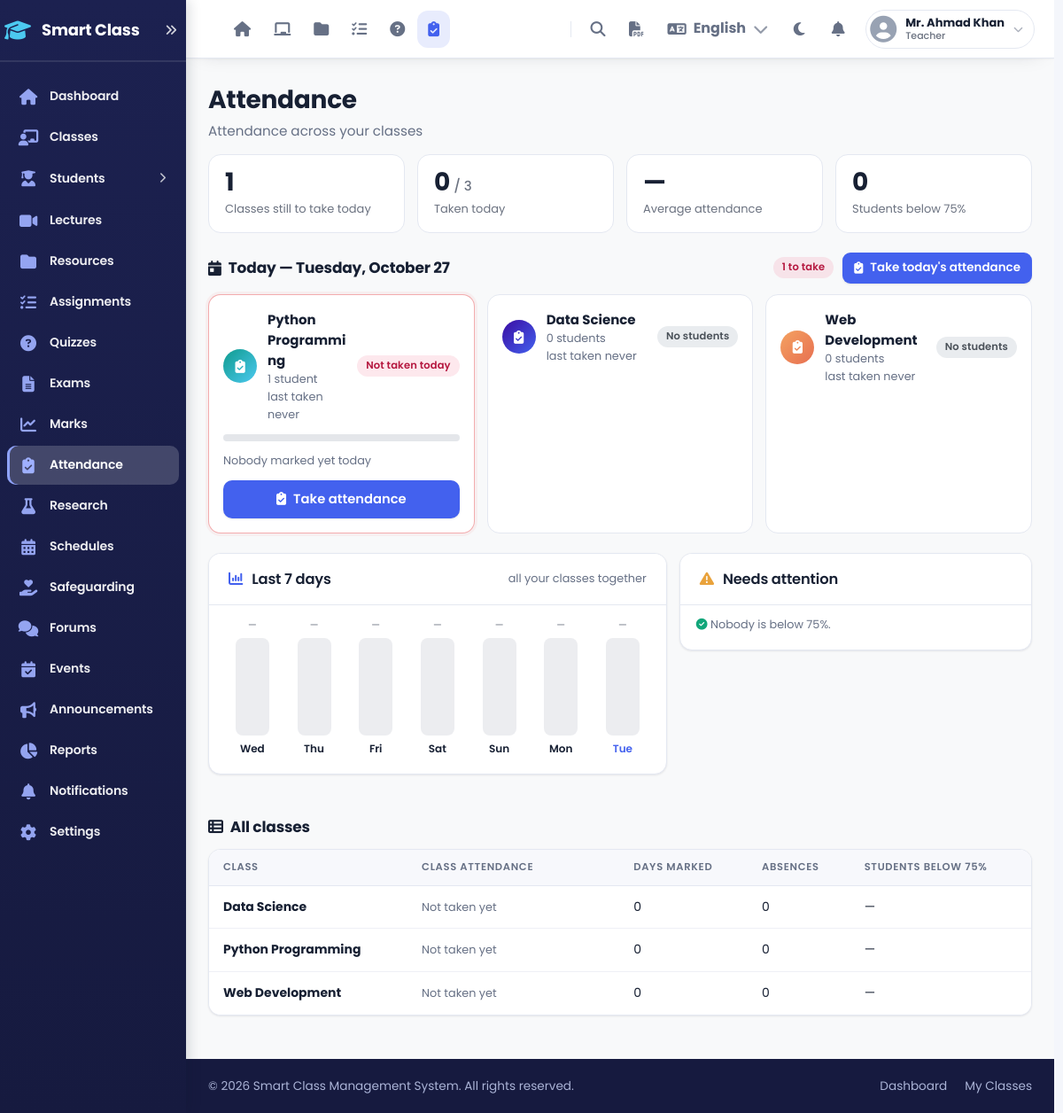
Screenshot of /pages/attendance/view.php (signed in) with the database file from the repository.
### tables this page shows
CREATE TABLE classes (
    id INT UNSIGNED AUTO_INCREMENT PRIMARY KEY,
    teacher_id INT UNSIGNED NOT NULL,
    class_name VARCHAR(100) NOT NULL,
    class_code VARCHAR(20) NOT NULL UNIQUE,
    description TEXT,
    tags VARCHAR(255) DEFAULT NULL,
    image VARCHAR(255) DEFAULT NULL,
    stream_permission ENUM('post', 'comment', 'teacher_only') NOT NULL DEFAULT 'comment' COMMENT 'post = students post + comment, comment = students comment only, teacher_only = read only',
    require_approval TINYINT(1) NOT NULL DEFAULT 1 COMMENT '1 = students who use the class code wait for teacher approval',
    theme VARCHAR(20) NOT NULL DEFAULT 'auto',
    is_active TINYINT(1) NOT NULL DEFAULT 1,
    year_id INT UNSIGNED DEFAULT NULL,
    ai_students TINYINT(1) NOT NULL DEFAULT 1 COMMENT 'students may use AI helpers in this class',
    created_at DATETIME NOT NULL DEFAULT CURRENT_TIMESTAMP,
    updated_at DATETIME NOT NULL DEFAULT CURRENT_TIMESTAMP ON UPDATE CURRENT_TIMESTAMP,
    FOREIGN KEY (teacher_id) REFERENCES users(id) ON DELETE CASCADE,
    INDEX idx_teacher (teacher_id),
    INDEX idx_code (class_code)
);

### pages/attendance/view.php (the view, shortened to what the rows shown need)
<?php
require_once dirname(__DIR__, 2) . '/includes/auth.php';
$classes = getUserClasses($current_user_id, $current_user_role);
$rows = [];
foreach ($classes as $c) {
    $class = $db->fetchOne("SELECT * FROM classes WHERE id = ?", [$c['id']]);
    $summary = getAttendanceSummary($c['id'], isTeacher() ? null : $current_user_id);
    $days = (int) $db->fetchOne("SELECT COUNT(DISTINCT date) AS c FROM attendance WHERE class_id = ?", [$c['id']])['c'];
    if (isTeacher()) {
        $rates = array_values(array_filter(array_column($summary, 'rate'), fn($r) => $r !== null));
        $rate = $rates ? round(array_sum($rates) / count($rates), 1) : null;
        $low = count(array_filter($rates, fn($r) => $r < attLow()));
        $absent = array_sum(array_column($summary, 'absent'));
    } else {
        $mine = $summary[(int) $current_user_id] ?? null;
        $rate = $mine['rate'] ?? null;
        $low = 0;
        $absent = $mine['absent'] ?? 0;
    }
    $rows[] = ['class' => $class, 'days' => $days, 'rate' => $rate, 'low' => $low, 'absent' => $absent];
}
$today_rows = isTeacher() ? attendanceTodayList($current_user_id) : [];
$today_counts = []; $week = []; $attention = [];
include dirname(__DIR__, 2) . '/includes/app_header.php';
?>
<?php if (isTeacher() && $today_rows): ?>
<section aria-labelledby="attTodayTitle">
    <div class="ah-head"><h2 id="attTodayTitle"><i class="fas fa-calendar-day"></i> Today — <?php echo date('l, F j'); ?></h2>
            </div>
    <div class="att-cards">
        <?php foreach ($today_rows as $tr): $cid = (int) $tr['id']; $all = (int) $tr['students']; $tc = $today_counts[$cid] ?? [];
            $pct = $all ? min(100, round((int) $tr['marked_today'] / $all * 100)) : 0; $todo = in_array($tr['state'], ['todo', 'partial'], true); ?>
        <div class="att-card state-<?php echo $tr['state']; ?>">
            <div class="ac-top">
                <span class="work-icon" style="background: <?php echo classTheme($tr); ?>;"><i class="fas fa-clipboard-check" aria-hidden="true"></i></span>
                <div class="ac-title"><strong><?php echo htmlspecialchars($tr['class_name']); ?></strong>
                    <span class="form-hint"><?php echo $all; ?> student<?php echo $all == 1 ? '' : 's'; ?></span>
                    <span class="form-hint">last taken <?php echo $tr['last_marked'] ? date('M d', strtotime($tr['last_marked'])) : 'never'; ?></span></div>
                <?php if ($tr['state'] === 'empty'): ?><span class="status-badge pending">No students</span>
                <?php elseif ($tr['state'] === 'done'): ?><span class="status-badge graded"><i class="fas fa-check" aria-hidden="true"></i> Taken today</span>
                <?php elseif ($tr['state'] === 'partial'): ?><span class="status-badge late"><?php echo (int) $tr['marked_today']; ?> / <?php echo $all; ?> marked today</span>
                <?php elseif ($tr['state'] === 'noclass'): ?><span class="status-badge pending">No class today</span>
                <?php elseif ($tr['state'] === 'off'): ?><span class="status-badge pending">Day off</span>
                <?php else: ?><span class="status-badge missing">Not taken today</span><?php endif; ?>
            </div>
            <?php if ($all && $tr['state'] !== 'noclass'): ?>
            <div class="ac-bar" role="img" aria-label="<?php echo (int) $tr['marked_today']; ?> of <?php echo $all; ?> marked"><i style="width:<?php echo $pct; ?>%"></i></div>
            <div class="ac-counts">
                <?php if ($tc): ?>
                <span class="c-p"><b><?php echo (int) ($tc['present'] ?? 0); ?></b> Present</span><span class="c-l"><b><?php echo (int) ($tc['late'] ?? 0); ?></b> Late</span><span class="c-a"><b><?php echo (int) ($tc['absent'] ?? 0); ?></b> Absent</span><span class="c-o"><b><?php echo (int) ($tc['official'] ?? 0); ?></b> Official</span>
                <?php else: ?><span class="form-hint" style="margin:0;">Nobody marked yet today</span><?php endif; ?>
            </div>
            <?php endif; ?>
            <?php if ($tr['state'] !== 'empty'): ?>
            <a class="btn-app<?php echo $todo ? '' : ' btn-outline'; ?> ac-go" href="<?php echo attendanceUrl($cid, '&amp;date=' . date('Y-m-d')); ?>"><i class="fas <?php echo $todo ? 'fa-clipboard-check' : 'fa-pen'; ?>" aria-hidden="true"></i> <?php echo $todo ? 'Take attendance' : 'Open today'; ?></a>
            <?php endif; ?>
        </div>
        <?php endforeach; ?>
    </div>
</section>
<div class="att-hub-two">
    <section class="content-card">
        <div class="card-head"><h2><i class="fas fa-chart-column"></i> Last 7 days</h2><span class="form-hint" style="margin:0;">all your classes together</span></div>
    </section>
    <section class="content-card">
        <div class="card-head"><h2><i class="fas fa-exclamation-triangle" style="color:#e9a23b;"></i> Needs attention</h2></div>
    </section>
</div>
<?php endif; ?>
<?php if (isTeacher() && $classes): ?>
<div class="ah-head" style="margin-top:22px;"><h2><i class="fas fa-table-list"></i> All classes</h2></div>
<?php endif; ?>
<?php if (!$rows): ?>
<div class="empty-state">
    <i class="fas fa-clipboard-check"></i>
    <h3>No classes yet</h3>
    <p style="margin-top:6px;"><?php echo isTeacher() ? 'Create a class to start taking attendance.' : 'Join a class to see your attendance.'; ?></p>
</div>
<?php elseif (isTeacher()): ?>
<div class="content-card">
    <div class="table-wrap">
        <table class="app-table insight-table">
            <thead>
                <tr>
                    <th>Class</th>
                    <th style="min-width:200px;"><?php echo isTeacher() ? 'Class attendance' : 'Your attendance'; ?></th>
                    <th>Days marked</th>
                    <th><?php echo isTeacher() ? 'Absences' : 'Times absent'; ?></th>
                    <?php if (isTeacher()): ?><th>Students below <?php echo attLow(); ?>%</th><?php endif; ?>
                </tr>
            </thead>
            <tbody>
                <?php foreach ($rows as $r): $cid = (int) $r['class']['id']; ?>
                <tr>
                    <td><a class="person-link" href="<?php echo attendanceUrl($cid); ?><?php echo isTeacher() ? '&amp;view=report' : ''; ?>">
                        <strong><?php echo htmlspecialchars($r['class']['class_name']); ?></strong></a></td>
                    <td>
                        <?php if ($r['rate'] !== null): ?>
                        <div class="meter" title="<?php echo $r['rate']; ?>% attended">
                            <div class="meter-track"><div class="meter-fill att-rate-<?php echo $r['rate'] >= 85 ? 'good' : ($r['rate'] >= attLow() ? 'mid' : 'low'); ?>" style="width: <?php echo $r['rate']; ?>%;"></div></div>
                            <span class="meter-value"><?php echo $r['rate']; ?>%</span>
                        </div>
                        <?php else: ?><span class="form-hint" style="margin:0;">Not taken yet</span><?php endif; ?>
                    </td>
                    <td><?php echo $r['days']; ?></td>
                    <td><?php echo $r['absent']; ?></td>
                    <?php if (isTeacher()): ?>
                    <td><?php echo $r['low'] ? '<span class="status-badge missing"><i class="fas fa-exclamation-circle" aria-hidden="true"></i> ' . $r['low'] . '</span>' : '—'; ?></td>
                    <?php endif; ?>
                </tr>
                <?php endforeach; ?>
            </tbody>
        </table>
    </div>
</div>
<?php endif; ?>
<?php include dirname(__DIR__, 2) . '/includes/app_footer.php'; ?>

### rows the page displays
classes: class_name "Python Programming", all "1", shows "Not taken today", shows "Nobody marked yet today", shows "Take attendance", days "0", absent "0"
classes: class_name "Data Science", all "0", shows "No students", days "0", absent "0"
classes: class_name "Web Development", all "0", shows "No students", days "0", absent "0"

### other values shown
APP_NAME === 'SmartClass' ? 'Smart Class' : APP_NAME "Smart Class"
$hdr_m['title'] "Classes"
$hdr_m['title'] "Students"
$hdr_m['title'] "Lectures"
$hdr_m['title'] "Resources"
$hdr_m['title'] "Assignments"
$hdr_m['title'] "Quizzes"
$hdr_m['title'] "Exams"
$hdr_m['title'] "Marks"
$hdr_m['title'] "Attendance"
$hdr_m['title'] "Research"
$hdr_m['title'] "Schedules"
$hdr_m['title'] "Safeguarding"
$hdr_m['title'] "Forums"
$hdr_m['title'] "Events"
